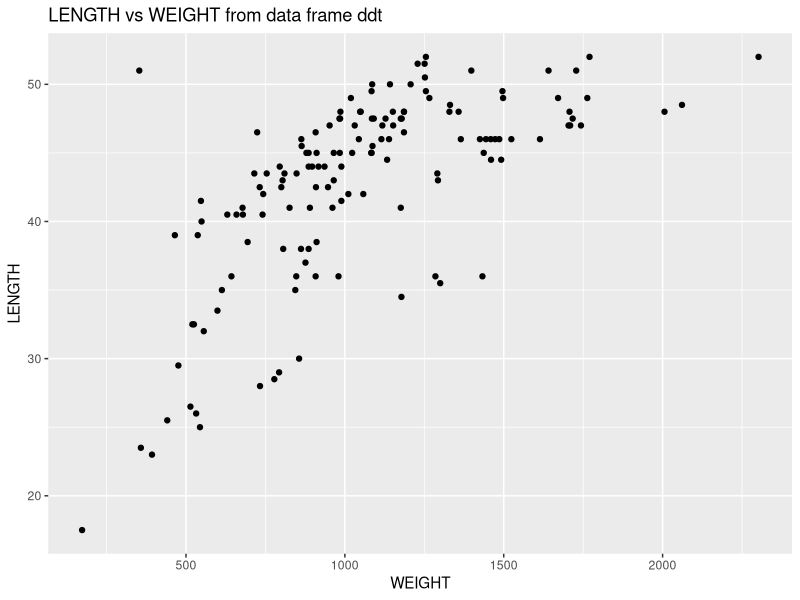
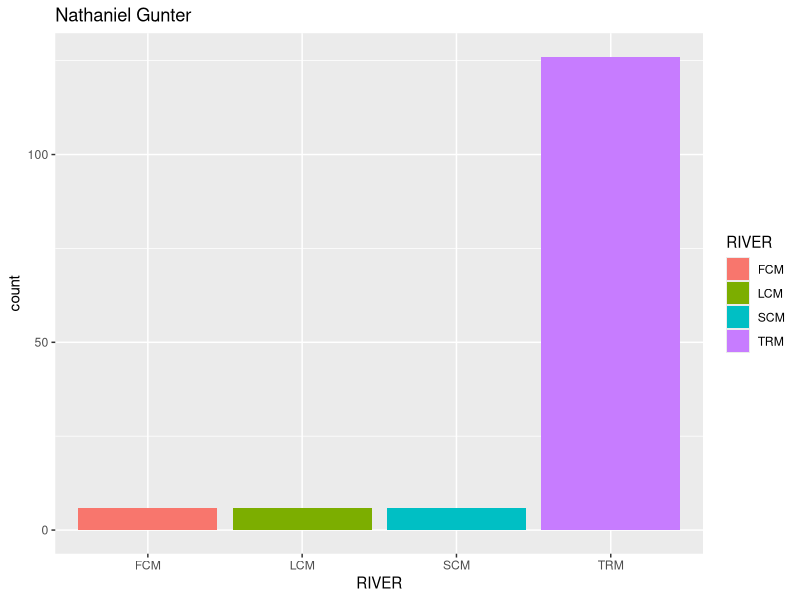
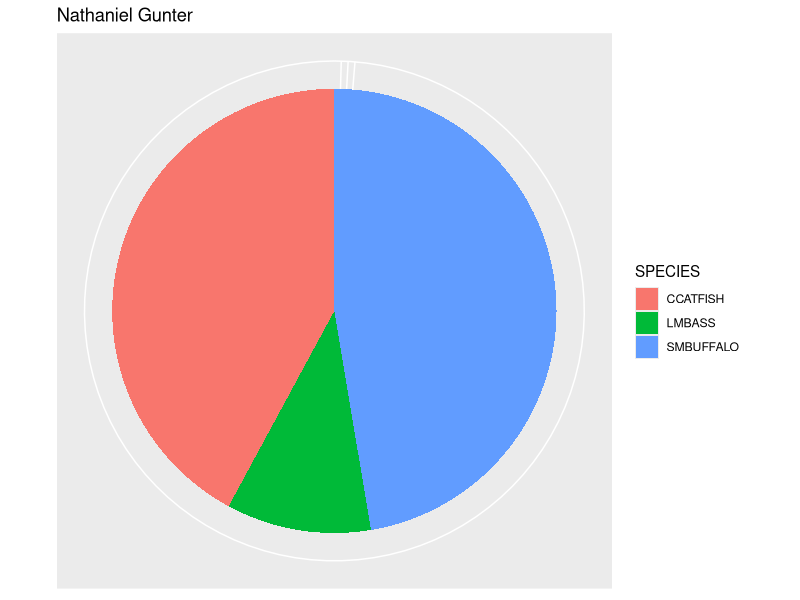
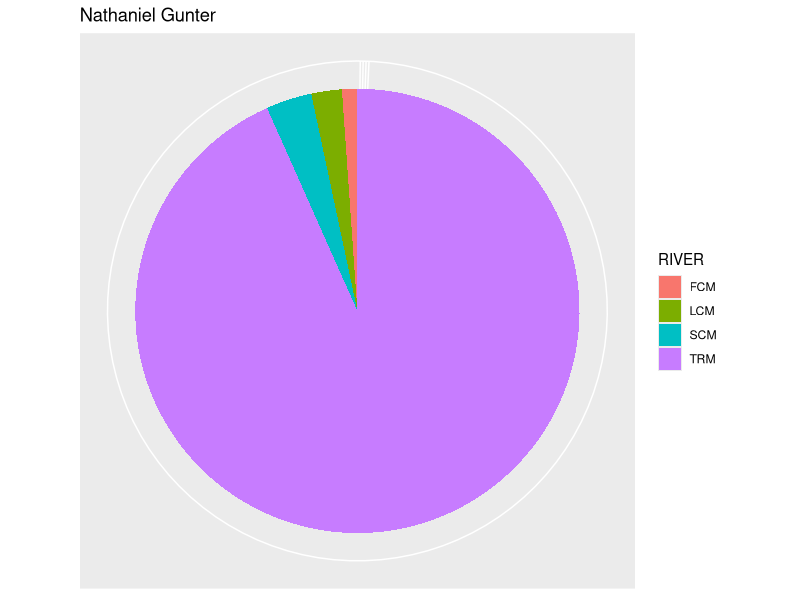
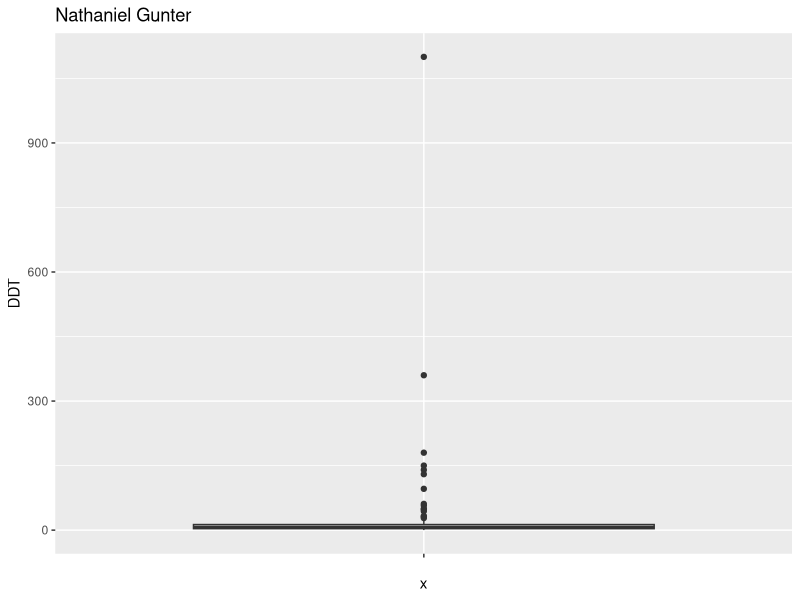
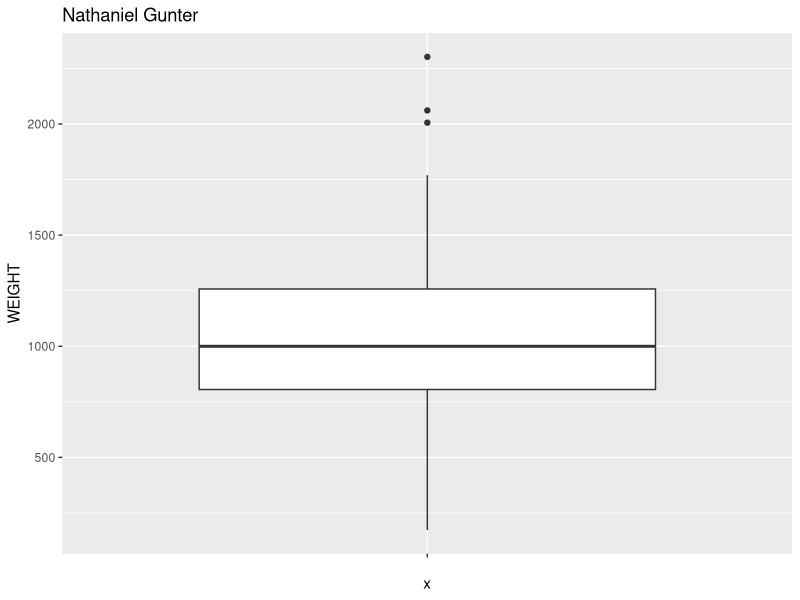
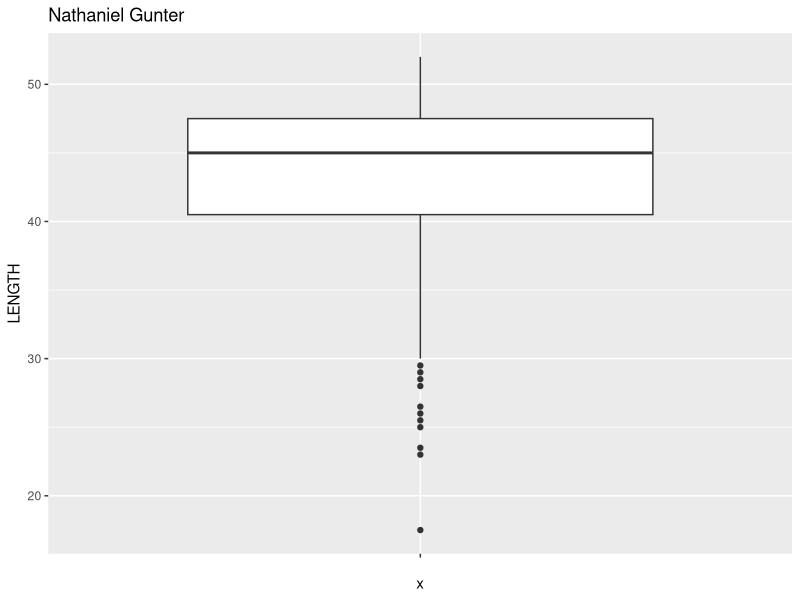
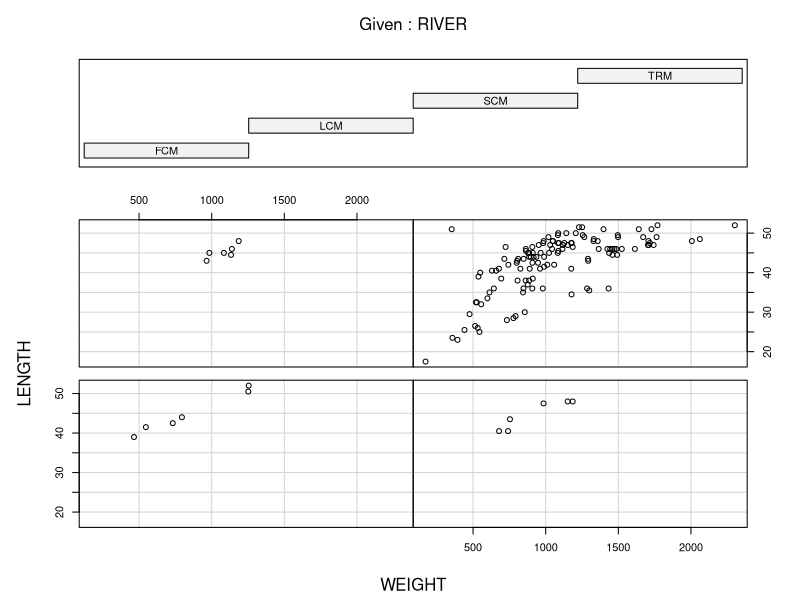

Recreate these plots in R, in order.
## ---- chunk 1
knitr::opts_chunk$set(echo = TRUE)
library(dplyr)
library(ggplot2)
## ---- chunk 2
setwd("~/School/Junior Year/Spring/Applied Statistical Methods/LAB1/DATAxls")
## ---- chunk 3
getwd()
## ---- chunk 4
ddt = read.csv("DDT.csv")
## ---- chunk 5
head(ddt)
## ---- chunk 6
knitr::kable(summary(ddt))
## ---- chunk 7
lmbass800 = with(ddt, ddt[SPECIES == 'LMBASS' & WEIGHT > 800,])
head(lmbass800)
## ---- chunk 8
scmddt = with(ddt, ddt[RIVER=='SCM' & DDT>4.0,])
head(scmddt)
## ---- chunk 9
sd(ddt$WEIGHT,na.rm = FALSE)
## ---- chunk 10
ggplot(ddt, aes(x=WEIGHT, y=LENGTH))+geom_point()+ggtitle("LENGTH vs WEIGHT from data frame ddt")
## ---- chunk 11
table(ddt$RIVER)
## ---- chunk 12
ddt %>% ggplot(aes(x=RIVER, fill=RIVER))+geom_bar()+ggtitle("Nathaniel Gunter")
## ---- chunk 13
speciesPie<- ddt%>%ggplot(aes(x="",y=SPECIES, fill = SPECIES), )+theme(axis.text.y = element_blank())+geom_bar(width=1, stat="identity")+ggtitle("Nathaniel Gunter") + theme(axis.text = element_blank(), axis.ticks=element_blank(), axis.title.x = element_blank(), axis.title.y=element_blank(), axis.line=element_blank())+coord_polar("y",start=0)
speciesPie
## ---- chunk 14
riversPie <- ddt%>%ggplot(aes(x="",y=RIVER, fill=RIVER), )+geom_bar(width=1, stat="identity")+ggtitle("Nathaniel Gunter")+ theme(axis.text = element_blank(), axis.ticks=element_blank(), axis.title.x = element_blank(), axis.title.y=element_blank(),axis.line=element_blank())+coord_polar("y",start=0)
riversPie
## ---- chunk 15
ddtbox <- ddt%>%ggplot(aes(x = "",y=DDT),)+geom_boxplot()+ggtitle("Nathaniel Gunter")
ddtbox
## ---- chunk 16
weightbox <- ddt%>%ggplot(aes(x = "", y = WEIGHT),)+geom_boxplot()+ggtitle("Nathaniel Gunter")
weightbox
## ---- chunk 17
lenbox <- ddt%>%ggplot(aes(x="",y=LENGTH),)+geom_boxplot()+ggtitle("Nathaniel Gunter")
lenbox
## ---- chunk 18
coplot(LENGTH ~ WEIGHT | RIVER, data = ddt)
## ---- chunk 19
coplot(DDT ~ WEIGHT | SPECIES, data = ddt)
## ---- chunk 20
boxplots <- ddt%>%ggplot(aes(x=SPECIES, y=WEIGHT, fill=RIVER))+geom_boxplot()+ggtitle("Nathaniel Gunter")
boxplots
## ---- chunk 21
violinplots <-ddt%>%ggplot(aes(x=RIVER,y=LENGTH,fill=SPECIES))+geom_violin()+ggtitle("Nathaniel Gunter")
violinplots
## ---- chunk 22
scatterplots<-ddt%>%ggplot(aes(x=WEIGHT,y=LENGTH,colour=SPECIES))+geom_point()+ggtitle("Nathaniel Gunter")
scatterplots
